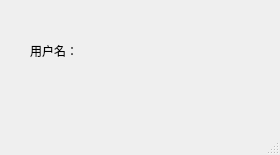
<?xml version="1.0" encoding="UTF-8"?>
<ui version="4.0">
 <class>MainWindow</class>
 <widget class="QMainWindow" name="MainWindow">
  <property name="geometry">
   <rect>
    <x>0</x>
    <y>0</y>
    <width>280</width>
    <height>155</height>
   </rect>
  </property>
  <property name="windowTitle">
   <string>MainWindow</string>
  </property>
  <widget class="QWidget" name="centralwidget">
   <widget class="QLabel" name="label">
    <property name="geometry">
     <rect>
      <x>30</x>
      <y>30</y>
      <width>71</width>
      <height>41</height>
     </rect>
    </property>
    <property name="text">
     <string>用户名：</string>
    </property>
    <property name="textFormat">
     <enum>Qt::AutoText</enum>
    </property>
    <property name="alignment">
     <set>Qt::AlignJustify|Qt::AlignVCenter</set>
    </property>
    <property name="wordWrap">
     <bool>true</bool>
    </property>
   </widget>
  </widget>
  <widget class="QMenuBar" name="menubar">
   <property name="geometry">
    <rect>
     <x>0</x>
     <y>0</y>
     <width>280</width>
     <height>23</height>
    </rect>
   </property>
  </widget>
  <widget class="QStatusBar" name="statusbar"/>
 </widget>
 <resources/>
 <connections/>
</ui>
